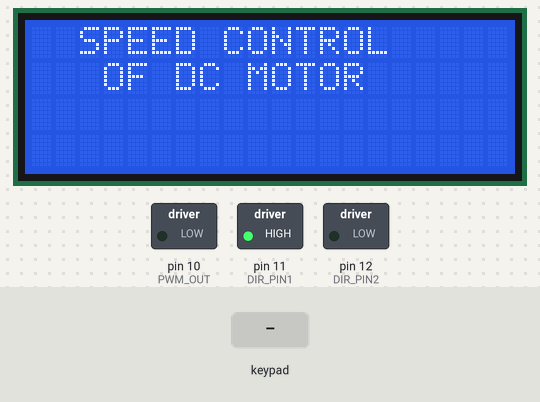
Bench run of a sketch on a simulated Arduino Uno, built with avr-gcc and run on an emulated ATmega328P. Parts: 20×4 character LCD, switched loads named in the sketch (green lamp = pin HIGH). The inputs (shaded band) are chosen by the test bench.

Above: at 1.8 s.
At 4.4 s:
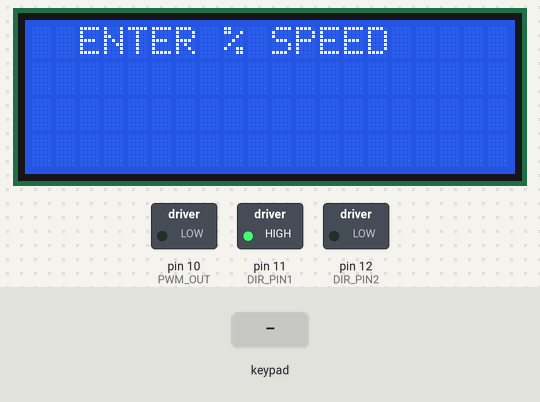
4.5 s: keypad keys 9 8 7 6 # pressed 0.4 s apart
At 6.7 s:
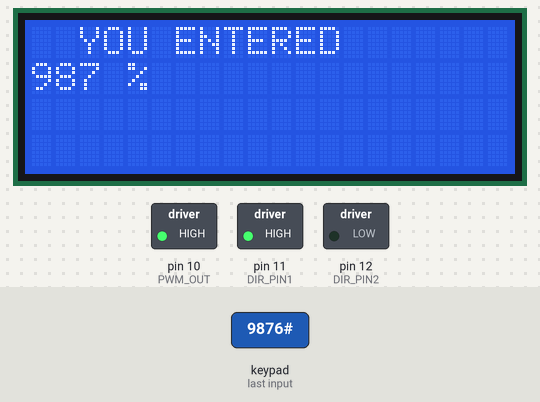
9.0 s: keypad keys 9 8 7 6 * pressed 0.4 s apart
At 13.8 s:
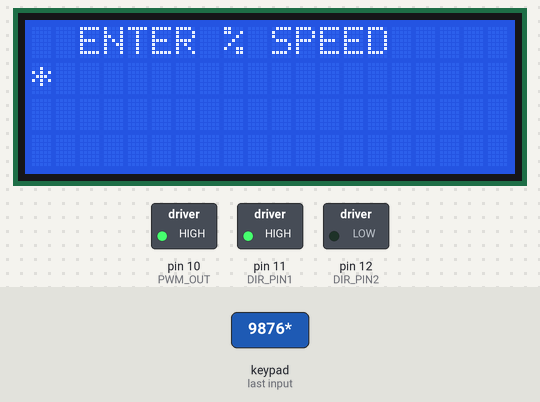
14.0 s: key '*' pressed
15.5 s: keypad keys 5 4 3 # pressed 0.4 s apart
At 15.8 s:
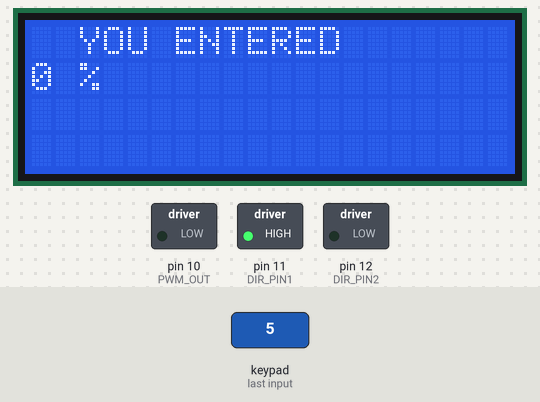
20.1 s: key '#' pressed
At 21.3 s:
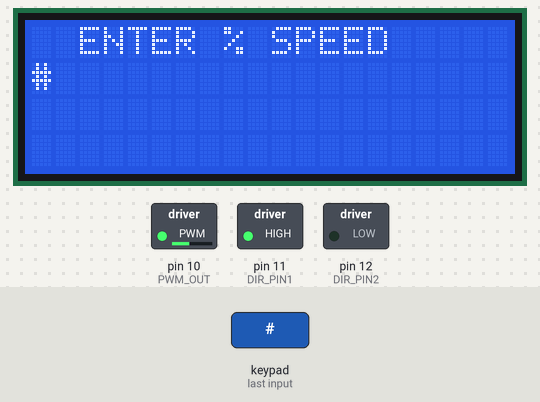
21.6 s: key '*' pressed
Timing chart, 0 to 24.1 s (numbered marks = the images above; inputs shaded):
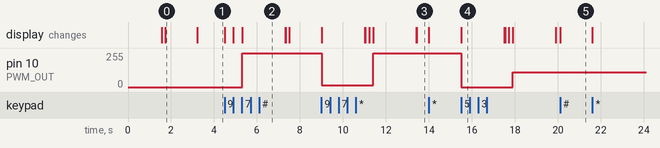

The sketch:

keypad_control.ino
```cpp
/*
 * Speed Control of DC Motor using Arduino PWM - Keypad Control
 *
 * Project: Speed Control of a DC Motor using Arduino PWM Technique with IGBT Chopper Circuit
 * Institution: M. H. Saboo Siddik Polytechnic (Aided), Mumbai
 * Academic Year: 2017-2018
 *
 * Team Members:
 *   - Simran Correia (15206)
 *   - Jadhav Sanket Suresh (15210)
 *   - Joshi Umesh Yadneshwar (15213)
 *   - Khan Ashfaque Hamid Hussain (15216)
 *
 * Guide: Prof. (Mrs.) Kalaivani Muthuvelan & Mr. Arjun Lad
 *
 * Description:
 *   User enters desired motor speed as a percentage (0–100) using a 4x3 keypad.
 *   Arduino maps the entered value to a PWM duty cycle (0–255) and drives the IGBT.
 *   Speed is displayed on a 20x4 LCD for confirmation.
 */

#include <Keypad.h>
#include <Wire.h>
#include <LiquidCrystal.h>

// Buffer to hold 3-digit speed input (e.g., "075" for 75%)
#define SpeedLength 3
char buffer[SpeedLength];
byte buffer_count = 0;

// LCD: RS, EN, D4, D5, D6, D7
LiquidCrystal lcd(8, A1, A2, A3, A4, A5);

char Key;
int x = 0;

// 4x3 Keypad Layout
const byte ROWS = 4;
const byte COLS = 3;

char keys[ROWS][COLS] = {
  {'1', '2', '3'},
  {'4', '5', '6'},
  {'7', '8', '9'},
  {'*', '0', '#'}
};

// Keypad row/column pin connections to Arduino
byte rowPins[ROWS] = {9, 8, 7, 6};   // Row pins
byte colPins[COLS] = {5, 4, 3};       // Column pins

Keypad keypad = Keypad(makeKeymap(keys), rowPins, colPins, ROWS, COLS);

// Pin Definitions
#define PWM_OUT  10   // PWM output to IGBT gate drive
#define DIR_PIN1 11   // Motor direction control
#define DIR_PIN2 12   // Motor direction control

void setup() {
  pinMode(PWM_OUT, OUTPUT);
  pinMode(DIR_PIN1, OUTPUT);
  pinMode(DIR_PIN2, OUTPUT);

  // Set motor direction (forward)
  digitalWrite(DIR_PIN1, HIGH);
  digitalWrite(DIR_PIN2, LOW);

  lcd.begin(20, 4);

  // Welcome screen
  lcd.setCursor(0, 0);
  lcd.print("   WELCOME TO    ");
  lcd.setCursor(0, 1);
  lcd.print("   OUR PROJECT   ");
  delay(1500);
  lcd.clear();

  delay(150);
  lcd.print("  SPEED CONTROL  ");
  lcd.setCursor(0, 1);
  lcd.print("   OF DC MOTOR   ");
  delay(1500);
  lcd.clear();
}

void loop() {
  // Prompt user to enter speed
  lcd.setCursor(0, 0);
  lcd.print("  ENTER % SPEED  ");

  Key = keypad.getKey();
  giveSpeed();

  // Process after 3 digits entered
  if (buffer_count == 3) {
    processData();
  }
}

// Store each keypress into the buffer and show on LCD
void giveSpeed() {
  if (Key) {
    buffer[buffer_count] = Key;
    lcd.setCursor(buffer_count, 1);
    lcd.print(buffer[buffer_count]);
    buffer_count++;
  }
}

// Map entered speed % to PWM and drive motor
void processData() {
  lcd.clear();
  lcd.setCursor(0, 0);
  lcd.print("  YOU ENTERED  ");

  x = atoi(buffer);   // Convert char array to integer
  lcd.setCursor(0, 1);
  lcd.print(x);
  lcd.print(" %");

  // Map 0–100% to PWM 0–255
  int s = map(x, 0, 100, 0, 255);
  analogWrite(PWM_OUT, s);

  delay(2000);   // Show entered speed on LCD before clearing
  lcd.clear();
  clearBuffer();
}

// Reset the input buffer for next entry
void clearBuffer() {
  while (buffer_count != 0) {
    buffer[buffer_count--] = 0;
  }
}
```

Measured:
- after the input at 4.5 s, pin 10 (PWM_OUT): 0/255 → 255/255 after 0.81 s; the display: first changes at once (image 2 shows a later state)
- after the input at 9.0 s, pin 10 (PWM_OUT): 255/255 → 15/255 at once, → 255/255 2.4 s later; the display: first changes at once (image 3 shows a later state)
- after the input at 15.5 s, pin 10 (PWM_OUT): 255/255 → 0/255 at once, → 109/255 2.4 s later; the display: changes at once (image 4)
- after the input at 20.1 s, the display: changes at once (image 5)
- what the display in image 0 shows lasts 1.5 s, from 1.7 s to 3.2 s
